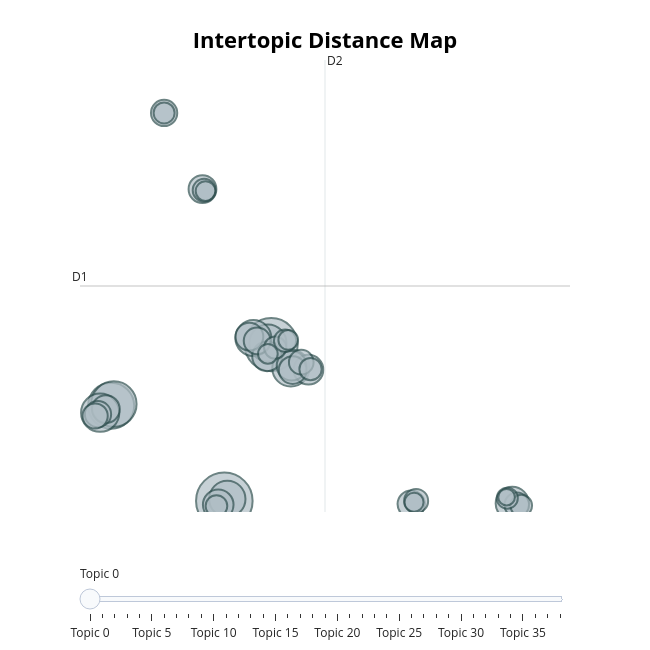

This figure's notebook cell:
### Markdown cell above
## 🟣 🔵 🟢 Topic-Topic Relationships

Two useful visualizations can be used in conjunction to look for topic-to-topic relationships, including merging candidates.

▶️ The first is `visualize_topics()` where topics can be mapped to 2-dimensions using UMAP.<br>
👁️ Do some/many topics cluster together? Does the clustering make sense to you?<br>
🔄 Try mapping both embeddings and cTF-IDF weights by toggling the `use_ctfidf` parameter.

📚 BERTopic: [Visualize Topics](https://maartengr.github.io/BERTopic/getting_started/visualization/visualize_topics.html), [visualize_topics()](https://maartengr.github.io/BERTopic/api/bertopic.html#bertopic._bertopic.BERTopic.visualize_topics)

### Code cell
#| code-summary: 'Visualize topics in UMAP 2-dimensional space'
topic_model.visualize_topics( # (defaults)
    use_ctfidf = False,       # (False) map embeddings / True: map cTF-IDF weights
    top_n_topics = None,      # (None) all
    custom_labels = True,     # (False)
)

### Figure 1 — Plotly figure (JSON) as saved in the notebook; plotly's stock layout.template omitted (floating-point values rounded to 4 significant figures)
{"data": [{"customdata": [[0, "Food", 116], [1, "Crime", 102], [2, "Children", 77], [3, "3_dog_cat_cats_animals", 75], [4, "4_hotel_visit_trip_tour", 53], [5, "5_rain_humans_spider_fuck", 50], [6, "6_video_blonde_job_women", 50], [7, "7_diet_weight_eat_eating", 48], [8, "8_friend_emotions_positive_therapy", 47], [9, "9_clean_skin_brush_vacuum", 40], [10, "10_cream_chocolate_sugar_pie", 34], [11, "11_drugs_cocaine_drug_anxiety", 32], [12, "12_game_games_play_genesis", 32], [13, "13_money_financial_investing_item", 32], [14, "14_president_presidents_election_states", 28], [15, "15_story_citation_books_31", 28], [16, "16_paper_paint_clay_craft", 28], [17, "17_music_song_genre_favorite", 28], [18, "18_kill_hurt_head_pigs", 27], [19, "19_symptoms_ear_kidney_kidneys", 26], [20, "20_tent_kit_power_pack", 25], [21, "21_address_locate_chairman_congress", 25], [22, "22_bees_plant_plants_flowers", 23], [23, "23_planet_earth_universe_mars", 22], [24, "24_hair_cut_scissors_ends", 22], [25, "25_convention_economy_communist_countries", 21], [26, "26_movies_movie_film_films", 19], [27, "27_men_gender_sexual_women", 18], [28, "28_ball_teams_players_season", 18], [29, "29_joke_jokes_funny_offensive", 18], [30, "30_tea_drinks_drink_flavor", 17], [31, "31_exercises_legs_body_exercise", 17], [32, "32_air_growth_bleach_smell", 16], [33, "33_phone_cell_address_illinois", 16], [34, "34_film_supernatural_shows_featuring", 14], [35, "35_limits_driving_drivers_drink", 14], [36, "36_insults_fucking_slurs_dementia", 14], [37, "37_kill_murder_suicide_hotline", 13], [38, "38_bugs_termites_bed_venom", 10]], "hovertemplate": "<b>Topic %{customdata[0]}</b><br>%{customdata[1]}<br>Size: %{customdata[2]}", "legendgroup": "", "marker": {"color": "#B0BEC5", "line": {"color": "DarkSlateGrey", "width": 2}, "size": [116, 102, 77, 75, 53, 50, 50, 48, 47, 40, 34, 32, 32, 32, 28, 28, 28, 28, 27, 26, 25, 25, 23, 22, 22, 21, 19, 18, 18, 18, 17, 17, 16, 16, 14, 14, 14, 13, 10], "sizemode": "area", "sizeref": 0.0725, "symbol": "circle"}, "mode": "markers", "name": "", "orientation": "v", "showlegend": false, "type": "scatter", "x": [1.248, 3.327, -3.771, -3.653, -4.258, 3.182, 4.2, 1.38, 2.536, 14.02, 0.9777, 3.144, 4.981, 4.231, 4.282, 2.36, -4.006, 0.2797, 9.537, 2.703, -4.355, -1.422, -4.481, 4.661, 14.22, 9.754, 0.3529, 3.505, 5.073, 3.943, 0.8988, 14.42, 13.8, -1.423, 0.4141, 3.18, 4.083, 9.663, 13.77], "xaxis": "x", "y": [-2.382, 8.294, 4.113, 4.23, 3.642, 8.407, 6.697, -2.25, 8.741, -2.553, -2.653, 7.497, 6.579, 6.849, 6.557, 8.836, 3.888, 18.92, -2.601, 8.554, 3.545, 24.12, 3.419, 7.097, -2.659, -2.384, 18.84, 8.094, 6.617, 8.559, -2.732, -2.705, -2.198, 24.12, 18.78, 7.661, 8.615, -2.474, -2.129], "yaxis": "y"}], "layout": {"annotations": [{"showarrow": false, "text": "D1", "x": -5.153, "y": 12.3, "yshift": 10}, {"showarrow": false, "text": "D2", "x": 5.714, "xshift": 10, "y": 27.74}], "height": 650, "hoverlabel": {"bgcolor": "white", "font": {"family": "Rockwell", "size": 16}}, "legend": {"itemsizing": "constant", "tracegroupgap": 0}, "margin": {"t": 60}, "shapes": [{"line": {"color": "#CFD8DC", "width": 2}, "type": "line", "x0": 5.714, "x1": 5.714, "y0": -3.141, "y1": 27.74}, {"line": {"color": "#9E9E9E", "width": 2}, "type": "line", "x0": -5.153, "x1": 16.58, "y0": 12.3, "y1": 12.3}], "sliders": [{"active": 0, "pad": {"t": 50}, "steps": [{"args": [{"marker.color": [["red", "#B0BEC5", "#B0BEC5", "#B0BEC5", "#B0BEC5", "#B0BEC5", "#B0BEC5", "#B0BEC5", "#B0BEC5", "#B0BEC5", "#B0BEC5", "#B0BEC5", "#B0BEC5", "#B0BEC5", "#B0BEC5", "#B0BEC5", "#B0BEC5", "#B0BEC5", "#B0BEC5", "#B0BEC5", "#B0BEC5", "#B0BEC5", "#B0BEC5", "#B0BEC5", "#B0BEC5", "#B0BEC5", "#B0BEC5", "#B0BEC5", "#B0BEC5", "#B0BEC5", "#B0BEC5", "#B0BEC5", "#B0BEC5", "#B0BEC5", "#B0BEC5", "#B0BEC5", "#B0BEC5", "#B0BEC5", "#B0BEC5"]]}], "label": "Topic 0", "method": "update"}, {"args": [{"marker.color": [["#B0BEC5", "red", "#B0BEC5", "#B0BEC5", "#B0BEC5", "#B0BEC5", "#B0BEC5", "#B0BEC5", "#B0BEC5", "#B0BEC5", "#B0BEC5", "#B0BEC5", "#B0BEC5", "#B0BEC5", "#B0BEC5", "#B0BEC5", "#B0BEC5", "#B0BEC5", "#B0BEC5", "#B0BEC5", "#B0BEC5", "#B0BEC5", "#B0BEC5", "#B0BEC5", "#B0BEC5", "#B0BEC5", "#B0BEC5", "#B0BEC5", "#B0BEC5", "#B0BEC5", "#B0BEC5", "#B0BEC5", "#B0BEC5", "#B0BEC5", "#B0BEC5", "#B0BEC5", "#B0BEC5", "#B0BEC5", "#B0BEC5"]]}], "label": "Topic 1", "method": "update"}, {"args": [{"marker.color": [["#B0BEC5", "#B0BEC5", "red", "#B0BEC5", "#B0BEC5", "#B0BEC5", "#B0BEC5", "#B0BEC5", "#B0BEC5", "#B0BEC5", "#B0BEC5", "#B0BEC5", "#B0BEC5", "#B0BEC5", "#B0BEC5", "#B0BEC5", "#B0BEC5", "#B0BEC5", "#B0BEC5", "#B0BEC5", "#B0BEC5", "#B0BEC5", "#B0BEC5", "#B0BEC5", "#B0BEC5", "#B0BEC5", "#B0BEC5", "#B0BEC5", "#B0BEC5", "#B0BEC5", "#B0BEC5", "#B0BEC5", "#B0BEC5", "#B0BEC5", "#B0BEC5", "#B0BEC5", "#B0BEC5", "#B0BEC5", "#B0BEC5"]]}], "label": "Topic 2", "method": "update"}, {"args": [{"marker.color": [["#B0BEC5", "#B0BEC5", "#B0BEC5", "red", "#B0BEC5", "#B0BEC5", "#B0BEC5", "#B0BEC5", "#B0BEC5", "#B0BEC5", "#B0BEC5", "#B0BEC5", "#B0BEC5", "#B0BEC5", "#B0BEC5", "#B0BEC5", "#B0BEC5", "#B0BEC5", "#B0BEC5", "#B0BEC5", "#B0BEC5", "#B0BEC5", "#B0BEC5", "#B0BEC5", "#B0BEC5", "#B0BEC5", "#B0BEC5", "#B0BEC5", "#B0BEC5", "#B0BEC5", "#B0BEC5", "#B0BEC5", "#B0BEC5", "#B0BEC5", "#B0BEC5", "#B0BEC5", "#B0BEC5", "#B0BEC5", "#B0BEC5"]]}], "label": "Topic 3", "method": "update"}, {"args": [{"marker.color": [["#B0BEC5", "#B0BEC5", "#B0BEC5", "#B0BEC5", "red", "#B0BEC5", "#B0BEC5", "#B0BEC5", "#B0BEC5", "#B0BEC5", "#B0BEC5", "#B0BEC5", "#B0BEC5", "#B0BEC5", "#B0BEC5", "#B0BEC5", "#B0BEC5", "#B0BEC5", "#B0BEC5", "#B0BEC5", "#B0BEC5", "#B0BEC5", "#B0BEC5", "#B0BEC5", "#B0BEC5", "#B0BEC5", "#B0BEC5", "#B0BEC5", "#B0BEC5", "#B0BEC5", "#B0BEC5", "#B0BEC5", "#B0BEC5", "#B0BEC5", "#B0BEC5", "#B0BEC5", "#B0BEC5", "#B0BEC5", "#B0BEC5"]]}], "label": "Topic 4", "method": "update"}, {"args": [{"marker.color": [["#B0BEC5", "#B0BEC5", "#B0BEC5", "#B0BEC5", "#B0BEC5", "red", "#B0BEC5", "#B0BEC5", "#B0BEC5", "#B0BEC5", "#B0BEC5", "#B0BEC5", "#B0BEC5", "#B0BEC5", "#B0BEC5", "#B0BEC5", "#B0BEC5", "#B0BEC5", "#B0BEC5", "#B0BEC5", "#B0BEC5", "#B0BEC5", "#B0BEC5", "#B0BEC5", "#B0BEC5", "#B0BEC5", "#B0BEC5", "#B0BEC5", "#B0BEC5", "#B0BEC5", "#B0BEC5", "#B0BEC5", "#B0BEC5", "#B0BEC5", "#B0BEC5", "#B0BEC5", "#B0BEC5", "#B0BEC5", "#B0BEC5"]]}], "label": "Topic 5", "method": "update"}, {"args": [{"marker.color": [["#B0BEC5", "#B0BEC5", "#B0BEC5", "#B0BEC5", "#B0BEC5", "#B0BEC5", "red", "#B0BEC5", "#B0BEC5", "#B0BEC5", "#B0BEC5", "#B0BEC5", "#B0BEC5", "#B0BEC5", "#B0BEC5", "#B0BEC5", "#B0BEC5", "#B0BEC5", "#B0BEC5", "#B0BEC5", "#B0BEC5", "#B0BEC5", "#B0BEC5", "#B0BEC5", "#B0BEC5", "#B0BEC5", "#B0BEC5", "#B0BEC5", "#B0BEC5", "#B0BEC5", "#B0BEC5", "#B0BEC5", "#B0BEC5", "#B0BEC5", "#B0BEC5", "#B0BEC5", "#B0BEC5", "#B0BEC5", "#B0BEC5"]]}], "label": "Topic 6", "method": "update"}, {"args": [{"marker.color": [["#B0BEC5", "#B0BEC5", "#B0BEC5", "#B0BEC5", "#B0BEC5", "#B0BEC5", "#B0BEC5", "red", "#B0BEC5", "#B0BEC5", "#B0BEC5", "#B0BEC5", "#B0BEC5", "#B0BEC5", "#B0BEC5", "#B0BEC5", "#B0BEC5", "#B0BEC5", "#B0BEC5", "#B0BEC5", "#B0BEC5", "#B0BEC5", "#B0BEC5", "#B0BEC5", "#B0BEC5", "#B0BEC5", "#B0BEC5", "#B0BEC5", "#B0BEC5", "#B0BEC5", "#B0BEC5", "#B0BEC5", "#B0BEC5", "#B0BEC5", "#B0BEC5", "#B0BEC5", "#B0BEC5", "#B0BEC5", "#B0BEC5"]]}], "label": "Topic 7", "method": "update"}, {"args": [{"marker.color": [["#B0BEC5", "#B0BEC5", "#B0BEC5", "#B0BEC5", "#B0BEC5", "#B0BEC5", "#B0BEC5", "#B0BEC5", "red", "#B0BEC5", "#B0BEC5", "#B0BEC5", "#B0BEC5", "#B0BEC5", "#B0BEC5", "#B0BEC5", "#B0BEC5", "#B0BEC5", "#B0BEC5", "#B0BEC5", "#B0BEC5", "#B0BEC5", "#B0BEC5", "#B0BEC5", "#B0BEC5", "#B0BEC5", "#B0BEC5", "#B0BEC5", "#B0BEC5", "#B0BEC5", "#B0BEC5", "#B0BEC5", "#B0BEC5", "#B0BEC5", "#B0BEC5", "#B0BEC5", "#B0BEC5", "#B0BEC5", "#B0BEC5"]]}], "label": "Topic 8", "method": "update"}, {"args": [{"marker.color": [["#B0BEC5", "#B0BEC5", "#B0BEC5", "#B0BEC5", "#B0BEC5", "#B0BEC5", "#B0BEC5", "#B0BEC5", "#B0BEC5", "red", "#B0BEC5", "#B0BEC5", "#B0BEC5", "#B0BEC5", "#B0BEC5", "#B0BEC5", "#B0BEC5", "#B0BEC5", "#B0BEC5", "#B0BEC5", "#B0BEC5", "#B0BEC5", "#B0BEC5", "#B0BEC5", "#B0BEC5", "#B0BEC5", "#B0BEC5", "#B0BEC5", "#B0BEC5", "#B0BEC5", "#B0BEC5", "#B0BEC5", "#B0BEC5", "#B0BEC5", "#B0BEC5", "#B0BEC5", "#B0BEC5", "#B0BEC5", "#B0BEC5"]]}], "label": "Topic 9", "method": "update"}, {"args": [{"marker.color": [["#B0BEC5", "#B0BEC5", "#B0BEC5", "#B0BEC5", "#B0BEC5", "#B0BEC5", "#B0BEC5", "#B0BEC5", "#B0BEC5", "#B0BEC5", "red", "#B0BEC5", "#B0BEC5", "#B0BEC5", "#B0BEC5", "#B0BEC5", "#B0BEC5", "#B0BEC5", "#B0BEC5", "#B0BEC5", "#B0BEC5", "#B0BEC5", "#B0BEC5", "#B0BEC5", "#B0BEC5", "#B0BEC5", "#B0BEC5", "#B0BEC5", "#B0BEC5", "#B0BEC5", "#B0BEC5", "#B0BEC5", "#B0BEC5", "#B0BEC5", "#B0BEC5", "#B0BEC5", "#B0BEC5", "#B0BEC5", "#B0BEC5"]]}], "label": "Topic 10", "method": "update"}, {"args": [{"marker.color": [["#B0BEC5", "#B0BEC5", "#B0BEC5", "#B0BEC5", "#B0BEC5", "#B0BEC5", "#B0BEC5", "#B0BEC5", "#B0BEC5", "#B0BEC5", "#B0BEC5", "red", "#B0BEC5", "#B0BEC5", "#B0BEC5", "#B0BEC5", "#B0BEC5", "#B0BEC5", "#B0BEC5", "#B0BEC5", "#B0BEC5", "#B0BEC5", "#B0BEC5", "#B0BEC5", "#B0BEC5", "#B0BEC5", "#B0BEC5", "#B0BEC5", "#B0BEC5", "#B0BEC5", "#B0BEC5", "#B0BEC5", "#B0BEC5", "#B0BEC5", "#B0BEC5", "#B0BEC5", "#B0BEC5", "#B0BEC5", "#B0BEC5"]]}], "label": "Topic 11", "method": "update"}, {"args": [{"marker.color": [["#B0BEC5", "#B0BEC5", "#B0BEC5", "#B0BEC5", "#B0BEC5", "#B0BEC5", "#B0BEC5", "#B0BEC5", "#B0BEC5", "#B0BEC5", "#B0BEC5", "#B0BEC5", "red", "#B0BEC5", "#B0BEC5", "#B0BEC5", "#B0BEC5", "#B0BEC5", "#B0BEC5", "#B0BEC5", "#B0BEC5", "#B0BEC5", "#B0BEC5", "#B0BEC5", "#B0BEC5", "#B0BEC5", "#B0BEC5", "#B0BEC5", "#B0BEC5", "#B0BEC5", "#B0BEC5", "#B0BEC5", "#B0BEC5", "#B0BEC5", "#B0BEC5", "#B0BEC5", "#B0BEC5", "#B0BEC5", "#B0BEC5"]]}], "label": "Topic 12", "method": "update"}, {"args": [{"marker.color": [["#B0BEC5", "#B0BEC5", "#B0BEC5", "#B0BEC5", "#B0BEC5", "#B0BEC5", "#B0BEC5", "#B0BEC5", "#B0BEC5", "#B0BEC5", "#B0BEC5", "#B0BEC5", "#B0BEC5", "red", "#B0BEC5", "#B0BEC5", "#B0BEC5", "#B0BEC5", "#B0BEC5", "#B0BEC5", "#B0BEC5", "#B0BEC5", "#B0BEC5", "#B0BEC5", "#B0BEC5", "#B0BEC5", "#B0BEC5", "#B0BEC5", "#B0BEC5", "#B0BEC5", "#B0BEC5", "#B0BEC5", "#B0BEC5", "#B0BEC5", "#B0BEC5", "#B0BEC5", "#B0BEC5", "#B0BEC5", "#B0BEC5"]]}], "label": "Topic 13", "method": "update"}, {"args": [{"marker.color": [["#B0BEC5", "#B0BEC5", "#B0BEC5", "#B0BEC5", "#B0BEC5", "#B0BEC5", "#B0BEC5", "#B0BEC5", "#B0BEC5", "#B0BEC5", "#B0BEC5", "#B0BEC5", "#B0BEC5", "#B0BEC5", "red", "#B0BEC5", "#B0BEC5", "#B0BEC5", "#B0BEC5", "#B0BEC5", "#B0BEC5", "#B0BEC5", "#B0BEC5", "#B0BEC5", "#B0BEC5", "#B0BEC5", "#B0BEC5", "#B0BEC5", "#B0BEC5", "#B0BEC5", "#B0BEC5", "#B0BEC5", "#B0BEC5", "#B0BEC5", "#B0BEC5", "#B0BEC5", "#B0BEC5", "#B0BEC5", "#B0BEC5"]]}], "label": "Topic 14", "method": "update"}, {"args": [{"marker.color": [["#B0BEC5", "#B0BEC5", "#B0BEC5", "#B0BEC5", "#B0BEC5", "#B0BEC5", "#B0BEC5", "#B0BEC5", "#B0BEC5", "#B0BEC5", "#B0BEC5", "#B0BEC5", "#B0BEC5", "#B0BEC5", "#B0BEC5", "red", "#B0BEC5", "#B0BEC5", "#B0BEC5", "#B0BEC5", "#B0BEC5", "#B0BEC5", "#B0BEC5", "#B0BEC5", "#B0BEC5", "#B0BEC5", "#B0BEC5", "#B0BEC5", "#B0BEC5", "#B0BEC5", "#B0BEC5", "#B0BEC5", "#B0BEC5", "#B0BEC5", "#B0BEC5", "#B0BEC5", "#B0BEC5", "#B0BEC5", "#B0BEC5"]]}], "label": "Topic 15", "method": "update"}, {"args": [{"marker.color": [["#B0BEC5", "#B0BEC5", "#B0BEC5", "#B0BEC5", "#B0BEC5", "#B0BEC5", "#B0BEC5", "#B0BEC5", "#B0BEC5", "#B0BEC5", "#B0BEC5", "#B0BEC5", "#B0BEC5", "#B0BEC5", "#B0BEC5", "#B0BEC5", "red", "#B0BEC5", "#B0BEC5", "#B0BEC5", "#B0BEC5", "#B0BEC5", "#B0BEC5", "#B0BEC5", "#B0BEC5", "#B0BEC5", "#B0BEC5", "#B0BEC5", "#B0BEC5", "#B0BEC5", "#B0BEC5", "#B0BEC5", "#B0BEC5", "#B0BEC5", "#B0BEC5", "#B0BEC5", "#B0BEC5", "#B0BEC5", "#B0BEC5"]]}], "label": "Topic 16", "method": "update"}, {"args": [{"marker.color": [["#B0BEC5", "#B0BEC5", "#B0BEC5", "#B0BEC5", "#B0BEC5", "#B0BEC5", "#B0BEC5", "#B0BEC5", "#B0BEC5", "#B0BEC5", "#B0BEC5", "#B0BEC5", "#B0BEC5", "#B0BEC5", "#B0BEC5", "#B0BEC5", "#B0BEC5", "red", "#B0BEC5", "#B0BEC5", "#B0BEC5", "#B0BEC5", "#B0BEC5", "#B0BEC5", "#B0BEC5", "#B0BEC5", "#B0BEC5", "#B0BEC5", "#B0BEC5", "#B0BEC5", "#B0BEC5", "#B0BEC5", "#B0BEC5", "#B0BEC5", "#B0BEC5", "#B0BEC5", "#B0BEC5", "#B0BEC5", "#B0BEC5"]]}], "label": "Topic 17", "method": "update"}, {"args": [{"marker.color": [["#B0BEC5", "#B0BEC5", "#B0BEC5", "#B0BEC5", "#B0BEC5", "#B0BEC5", "#B0BEC5", "#B0BEC5", "#B0BEC5", "#B0BEC5", "#B0BEC5", "#B0BEC5", "#B0BEC5", "#B0BEC5", "#B0BEC5", "#B0BEC5", "#B0BEC5", "#B0BEC5", "red", "#B0BEC5", "#B0BEC5", "#B0BEC5", "#B0BEC5", "#B0BEC5", "#B0BEC5", "#B0BEC5", "#B0BEC5", "#B0BEC5", "#B0BEC5", "#B0BEC5", "#B0BEC5", "#B0BEC5", "#B0BEC5", "#B0BEC5", "#B0BEC5", "#B0BEC5", "#B0BEC5", "#B0BEC5", "#B0BEC5"]]}], "label": "Topic 18", "method": "update"}, {"args": [{"marker.color": [["#B0BEC5", "#B0BEC5", "#B0BEC5", "#B0BEC5", "#B0BEC5", "#B0BEC5", "#B0BEC5", "#B0BEC5", "#B0BEC5", "#B0BEC5", "#B0BEC5", "#B0BEC5", "#B0BEC5", "#B0BEC5", "#B0BEC5", "#B0BEC5", "#B0BEC5", "#B0BEC5", "#B0BEC5", "red", "#B0BEC5", "#B0BEC5", "#B0BEC5", "#B0BEC5", "#B0BEC5", "#B0BEC5", "#B0BEC5", "#B0BEC5", "#B0BEC5", "#B0BEC5", "#B0BEC5", "#B0BEC5", "#B0BEC5", "#B0BEC5", "#B0BEC5", "#B0BEC5", "#B0BEC5", "#B0BEC5", "#B0BEC5"]]}], "label": "Topic 19", "method": "update"}, {"args": [{"marker.color": [["#B0BEC5", "#B0BEC5", "#B0BEC5", "#B0BEC5", "#B0BEC5", "#B0BEC5", "#B0BEC5", "#B0BEC5", "#B0BEC5", "#B0BEC5", "#B0BEC5", "#B0BEC5", "#B0BEC5", "#B0BEC5", "#B0BEC5", "#B0BEC5", "#B0BEC5", "#B0BEC5", "#B0BEC5", "#B0BEC5", "red", "#B0BEC5", "#B0BEC5", "#B0BEC5", "#B0BEC5", "#B0BEC5", "#B0BEC5", "#B0BEC5", "#B0BEC5", "#B0BEC5", "#B0BEC5", "#B0BEC5", "#B0BEC5", "#B0BEC5", "#B0BEC5", "#B0BEC5", "#B0BEC5", "#B0BEC5", "#B0BEC5"]]}], "label": "Topic 20", "method": "update"}, {"args": [{"marker.color": [["#B0BEC5", "#B0BEC5", "#B0BEC5", "#B0BEC5", "#B0BEC5", "#B0BEC5", "#B0BEC5", "#B0BEC5", "#B0BEC5", "#B0BEC5", "#B0BEC5", "#B0BEC5", "#B0BEC5", "#B0BEC5", "#B0BEC5", "#B0BEC5", "#B0BEC5", "#B0BEC5", "#B0BEC5", "#B0BEC5", "#B0BEC5", "red", "#B0BEC5", "#B0BEC5", "#B0BEC5", "#B0BEC5", "#B0BEC5", "#B0BEC5", "#B0BEC5", "#B0BEC5", "#B0BEC5", "#B0BEC5", "#B0BEC5", "#B0BEC5", "#B0BEC5", "#B0BEC5", "#B0BEC5", "#B0BEC5", "#B0BEC5"]]}], "label": "Topic 21", "method": "update"}, {"args": [{"marker.color": [["#B0BEC5", "#B0BEC5", "#B0BEC5", "#B0BEC5", "#B0BEC5", "#B0BEC5", "#B0BEC5", "#B0BEC5", "#B0BEC5", "#B0BEC5", "#B0BEC5", "#B0BEC5", "#B0BEC5", "#B0BEC5", "#B0BEC5", "#B0BEC5", "#B0BEC5", "#B0BEC5", "#B0BEC5", "#B0BEC5", "#B0BEC5", "#B0BEC5", "red", "#B0BEC5", "#B0BEC5", "#B0BEC5", "#B0BEC5", "#B0BEC5", "#B0BEC5", "#B0BEC5", "#B0BEC5", "#B0BEC5", "#B0BEC5", "#B0BEC5", "#B0BEC5", "#B0BEC5", "#B0BEC5", "#B0BEC5", "#B0BEC5"]]}], "label": "Topic 22", "method": "update"}, {"args": [{"marker.color": [["#B0BEC5", "#B0BEC5", "#B0BEC5", "#B0BEC5", "#B0BEC5", "#B0BEC5", "#B0BEC5", "#B0BEC5", "#B0BEC5", "#B0BEC5", "#B0BEC5", "#B0BEC5", "#B0BEC5", "#B0BEC5", "#B0BEC5", "#B0BEC5", "#B0BEC5", "#B0BEC5", "#B0BEC5", "#B0BEC5", "#B0BEC5", "#B0BEC5", "#B0BEC5", "red", "#B0BEC5", "#B0BEC5", "#B0BEC5", "#B0BEC5", "#B0BEC5", "#B0BEC5", "#B0BEC5", "#B0BEC5", "#B0BEC5", "#B0BEC5", "#B0BEC5", "#B0BEC5", "#B0BEC5", "#B0BEC5", "#B0BEC5"]]}], "label": "Topic 23", "method": "update"}, {"args": [{"marker.color": [["#B0BEC5", "#B0BEC5", "#B0BEC5", "#B0BEC5", "#B0BEC5", "#B0BEC5", "#B0BEC5", "#B0BEC5", "#B0BEC5", "#B0BEC5", "#B0BEC5", "#B0BEC5", "#B0BEC5", "#B0BEC5", "#B0BEC5", "#B0BEC5", "#B0BEC5", "#B0BEC5", "#B0BEC5", "#B0BEC5", "#B0BEC5", "#B0BEC5", "#B0BEC5", "#B0BEC5", "red", "#B0BEC5", "#B0BEC5", "#B0BEC5", "#B0BEC5", "#B0BEC5", "#B0BEC5", "#B0BEC5", "#B0BEC5", "#B0BEC5", "#B0BEC5", "#B0BEC5", "#B0BEC5", "#B0BEC5", "#B0BEC5"]]}], "label": "Topic 24", "method": "update"}, {"args": [{"marker.color": [["#B0BEC5", "#B0BEC5", "#B0BEC5", "#B0BEC5", "#B0BEC5", "#B0BEC5", "#B0BEC5", "#B0BEC5", "#B0BEC5", "#B0BEC5", "#B0BEC5", "#B0BEC5", "#B0BEC5", "#B0BEC5", "#B0BEC5", "#B0BEC5", "#B0BEC5", "#B0BEC5", "#B0BEC5", "#B0BEC5", "#B0BEC5", "#B0BEC5", "#B0BEC5", "#B0BEC5", "#B0BEC5", "red", "#B0BEC5", "#B0BEC5", "#B0BEC5", "#B0BEC5", "#B0BEC5", "#B0BEC5", "#B0BEC5", "#B0BEC5", "#B0BEC5", "#B0BEC5", "#B0BEC5", "#B0BEC5", "#B0BEC5"]]}], "label": "Topic 25", "method": "update"}, {"args": [{"marker.color": [["#B0BEC5", "#B0BEC5", "#B0BEC5", "#B0BEC5", "#B0BEC5", "#B0BEC5", "#B0BEC5", "#B0BEC5", "#B0BEC5", "#B0BEC5", "#B0BEC5", "#B0BEC5", "#B0BEC5", "#B0BEC5", "#B0BEC5", "#B0BEC5", "#B0BEC5", "#B0BEC5", "#B0BEC5", "#B0BEC5", "#B0BEC5", "#B0BEC5", "#B0BEC5", "#B0BEC5", "#B0BEC5", "#B0BEC5", "red", "#B0BEC5", "#B0BEC5", "#B0BEC5", "#B0BEC5", "#B0BEC5", "#B0BEC5", "#B0BEC5", "#B0BEC5", "#B0BEC5", "#B0BEC5", "#B0BEC5", "#B0BEC5"]]}], "label": "Topic 26", "method": "update"}, {"args": [{"marker.color": [["#B0BEC5", "#B0BEC5", "#B0BEC5", "#B0BEC5", "#B0BEC5", "#B0BEC5", "#B0BEC5", "#B0BEC5", "#B0BEC5", "#B0BEC5", "#B0BEC5", "#B0BEC5", "#B0BEC5", "#B0BEC5", "#B0BEC5", "#B0BEC5", "#B0BEC5", "#B0BEC5", "#B0BEC5", "#B0BEC5", "#B0BEC5", "#B0BEC5", "#B0BEC5", "#B0BEC5", "#B0BEC5", "#B0BEC5", "#B0BEC5", "red", "#B0BEC5", "#B0BEC5", "#B0BEC5", "#B0BEC5", "#B0BEC5", "#B0BEC5", "#B0BEC5", "#B0BEC5", "#B0BEC5", "#B0BEC5", "#B0BEC5"]]}], "label": "Topic 27", "method": "update"}, {"args": [{"marker.color": [["#B0BEC5", "#B0BEC5", "#B0BEC5", "#B0BEC5", "#B0BEC5", "#B0BEC5", "#B0BEC5", "#B0BEC5", "#B0BEC5", "#B0BEC5", "#B0BEC5", "#B0BEC5", "#B0BEC5", "#B0BEC5", "#B0BEC5", "#B0BEC5", "#B0BEC5", "#B0BEC5", "#B0BEC5", "#B0BEC5", "#B0BEC5", "#B0BEC5", "#B0BEC5", "#B0BEC5", "#B0BEC5", "#B0BEC5", "#B0BEC5", "#B0BEC5", "red", "#B0BEC5", "#B0BEC5", "#B0BEC5", "#B0BEC5", "#B0BEC5", "#B0BEC5", "#B0BEC5", "#B0BEC5", "#B0BEC5", "#B0BEC5"]]}], "label": "Topic 28", "method": "update"}, {"args": [{"marker.color": [["#B0BEC5", "#B0BEC5", "#B0BEC5", "#B0BEC5", "#B0BEC5", "#B0BEC5", "#B0BEC5", "#B0BEC5", "#B0BEC5", "#B0BEC5", "#B0BEC5", "#B0BEC5", "#B0BEC5", "#B0BEC5", "#B0BEC5", "#B0BEC5", "#B0BEC5", "#B0BEC5", "#B0BEC5", "#B0BEC5", "#B0BEC5", "#B0BEC5", "#B0BEC5", "#B0BEC5", "#B0BEC5", "#B0BEC5", "#B0BEC5", "#B0BEC5", "#B0BEC5", "red", "#B0BEC5", "#B0BEC5", "#B0BEC5", "#B0BEC5", "#B0BEC5", "#B0BEC5", "#B0BEC5", "#B0BEC5", "#B0BEC5"]]}], "label": "Topic 29", "method": "update"}, {"args": [{"marker.color": [["#B0BEC5", "#B0BEC5", "#B0BEC5", "#B0BEC5", "#B0BEC5", "#B0BEC5", "#B0BEC5", "#B0BEC5", "#B0BEC5", "#B0BEC5", "#B0BEC5", "#B0BEC5", "#B0BEC5", "#B0BEC5", "#B0BEC5", "#B0BEC5", "#B0BEC5", "#B0BEC5", "#B0BEC5", "#B0BEC5", "#B0BEC5", "#B0BEC5", "#B0BEC5", "#B0BEC5", "#B0BEC5", "#B0BEC5", "#B0BEC5", "#B0BEC5", "#B0BEC5", "#B0BEC5", "red", "#B0BEC5", "#B0BEC5", "#B0BEC5", "#B0BEC5", "#B0BEC5", "#B0BEC5", "#B0BEC5", "#B0BEC5"]]}], "label": "Topic 30", "method": "update"}, {"args": [{"marker.color": [["#B0BEC5", "#B0BEC5", "#B0BEC5", "#B0BEC5", "#B0BEC5", "#B0BEC5", "#B0BEC5", "#B0BEC5", "#B0BEC5", "#B0BEC5", "#B0BEC5", "#B0BEC5", "#B0BEC5", "#B0BEC5", "#B0BEC5", "#B0BEC5", "#B0BEC5", "#B0BEC5", "#B0BEC5", "#B0BEC5", "#B0BEC5", "#B0BEC5", "#B0BEC5", "#B0BEC5", "#B0BEC5", "#B0BEC5", "#B0BEC5", "#B0BEC5", "#B0BEC5", "#B0BEC5", "#B0BEC5", "red", "#B0BEC5", "#B0BEC5", "#B0BEC5", "#B0BEC5", "#B0BEC5", "#B0BEC5", "#B0BEC5"]]}], "label": "Topic 31", "method": "update"}, {"args": [{"marker.color": [["#B0BEC5", "#B0BEC5", "#B0BEC5", "#B0BEC5", "#B0BEC5", "#B0BEC5", "#B0BEC5", "#B0BEC5", "#B0BEC5", "#B0BEC5", "#B0BEC5", "#B0BEC5", "#B0BEC5", "#B0BEC5", "#B0BEC5", "#B0BEC5", "#B0BEC5", "#B0BEC5", "#B0BEC5", "#B0BEC5", "#B0BEC5", "#B0BEC5", "#B0BEC5", "#B0BEC5", "#B0BEC5", "#B0BEC5", "#B0BEC5", "#B0BEC5", "#B0BEC5", "#B0BEC5", "#B0BEC5", "#B0BEC5", "red", "#B0BEC5", "#B0BEC5", "#B0BEC5", "#B0BEC5", "#B0BEC5", "#B0BEC5"]]}], "label": "Topic 32", "method": "update"}, {"args": [{"marker.color": [["#B0BEC5", "#B0BEC5", "#B0BEC5", "#B0BEC5", "#B0BEC5", "#B0BEC5", "#B0BEC5", "#B0BEC5", "#B0BEC5", "#B0BEC5", "#B0BEC5", "#B0BEC5", "#B0BEC5", "#B0BEC5", "#B0BEC5", "#B0BEC5", "#B0BEC5", "#B0BEC5", "#B0BEC5", "#B0BEC5", "#B0BEC5", "#B0BEC5", "#B0BEC5", "#B0BEC5", "#B0BEC5", "#B0BEC5", "#B0BEC5", "#B0BEC5", "#B0BEC5", "#B0BEC5", "#B0BEC5", "#B0BEC5", "#B0BEC5", "red", "#B0BEC5", "#B0BEC5", "#B0BEC5", "#B0BEC5", "#B0BEC5"]]}], "label": "Topic 33", "method": "update"}, {"args": [{"marker.color": [["#B0BEC5", "#B0BEC5", "#B0BEC5", "#B0BEC5", "#B0BEC5", "#B0BEC5", "#B0BEC5", "#B0BEC5", "#B0BEC5", "#B0BEC5", "#B0BEC5", "#B0BEC5", "#B0BEC5", "#B0BEC5", "#B0BEC5", "#B0BEC5", "#B0BEC5", "#B0BEC5", "#B0BEC5", "#B0BEC5", "#B0BEC5", "#B0BEC5", "#B0BEC5", "#B0BEC5", "#B0BEC5", "#B0BEC5", "#B0BEC5", "#B0BEC5", "#B0BEC5", "#B0BEC5", "#B0BEC5", "#B0BEC5", "#B0BEC5", "#B0BEC5", "red", "#B0BEC5", "#B0BEC5", "#B0BEC5", "#B0BEC5"]]}], "label": "Topic 34", "method": "update"}, {"args": [{"marker.color": [["#B0BEC5", "#B0BEC5", "#B0BEC5", "#B0BEC5", "#B0BEC5", "#B0BEC5", "#B0BEC5", "#B0BEC5", "#B0BEC5", "#B0BEC5", "#B0BEC5", "#B0BEC5", "#B0BEC5", "#B0BEC5", "#B0BEC5", "#B0BEC5", "#B0BEC5", "#B0BEC5", "#B0BEC5", "#B0BEC5", "#B0BEC5", "#B0BEC5", "#B0BEC5", "#B0BEC5", "#B0BEC5", "#B0BEC5", "#B0BEC5", "#B0BEC5", "#B0BEC5", "#B0BEC5", "#B0BEC5", "#B0BEC5", "#B0BEC5", "#B0BEC5", "#B0BEC5", "red", "#B0BEC5", "#B0BEC5", "#B0BEC5"]]}], "label": "Topic 35", "method": "update"}, {"args": [{"marker.color": [["#B0BEC5", "#B0BEC5", "#B0BEC5", "#B0BEC5", "#B0BEC5", "#B0BEC5", "#B0BEC5", "#B0BEC5", "#B0BEC5", "#B0BEC5", "#B0BEC5", "#B0BEC5", "#B0BEC5", "#B0BEC5", "#B0BEC5", "#B0BEC5", "#B0BEC5", "#B0BEC5", "#B0BEC5", "#B0BEC5", "#B0BEC5", "#B0BEC5", "#B0BEC5", "#B0BEC5", "#B0BEC5", "#B0BEC5", "#B0BEC5", "#B0BEC5", "#B0BEC5", "#B0BEC5", "#B0BEC5", "#B0BEC5", "#B0BEC5", "#B0BEC5", "#B0BEC5", "#B0BEC5", "red", "#B0BEC5", "#B0BEC5"]]}], "label": "Topic 36", "method": "update"}, {"args": [{"marker.color": [["#B0BEC5", "#B0BEC5", "#B0BEC5", "#B0BEC5", "#B0BEC5", "#B0BEC5", "#B0BEC5", "#B0BEC5", "#B0BEC5", "#B0BEC5", "#B0BEC5", "#B0BEC5", "#B0BEC5", "#B0BEC5", "#B0BEC5", "#B0BEC5", "#B0BEC5", "#B0BEC5", "#B0BEC5", "#B0BEC5", "#B0BEC5", "#B0BEC5", "#B0BEC5", "#B0BEC5", "#B0BEC5", "#B0BEC5", "#B0BEC5", "#B0BEC5", "#B0BEC5", "#B0BEC5", "#B0BEC5", "#B0BEC5", "#B0BEC5", "#B0BEC5", "#B0BEC5", "#B0BEC5", "#B0BEC5", "red", "#B0BEC5"]]}], "label": "Topic 37", "method": "update"}, {"args": [{"marker.color": [["#B0BEC5", "#B0BEC5", "#B0BEC5", "#B0BEC5", "#B0BEC5", "#B0BEC5", "#B0BEC5", "#B0BEC5", "#B0BEC5", "#B0BEC5", "#B0BEC5", "#B0BEC5", "#B0BEC5", "#B0BEC5", "#B0BEC5", "#B0BEC5", "#B0BEC5", "#B0BEC5", "#B0BEC5", "#B0BEC5", "#B0BEC5", "#B0BEC5", "#B0BEC5", "#B0BEC5", "#B0BEC5", "#B0BEC5", "#B0BEC5", "#B0BEC5", "#B0BEC5", "#B0BEC5", "#B0BEC5", "#B0BEC5", "#B0BEC5", "#B0BEC5", "#B0BEC5", "#B0BEC5", "#B0BEC5", "#B0BEC5", "red"]]}], "label": "Topic 38", "method": "update"}]}], "title": {"font": {"color": "Black", "size": 22}, "text": "<b>Intertopic Distance Map</b>", "x": 0.5, "xanchor": "center", "y": 0.95, "yanchor": "top"}, "width": 650, "xaxis": {"anchor": "y", "domain": [0, 1], "range": [-5.153, 16.58], "title": {"text": ""}, "visible": false}, "yaxis": {"anchor": "x", "domain": [0, 1], "range": [-3.141, 27.74], "title": {"text": ""}, "visible": false}}}
